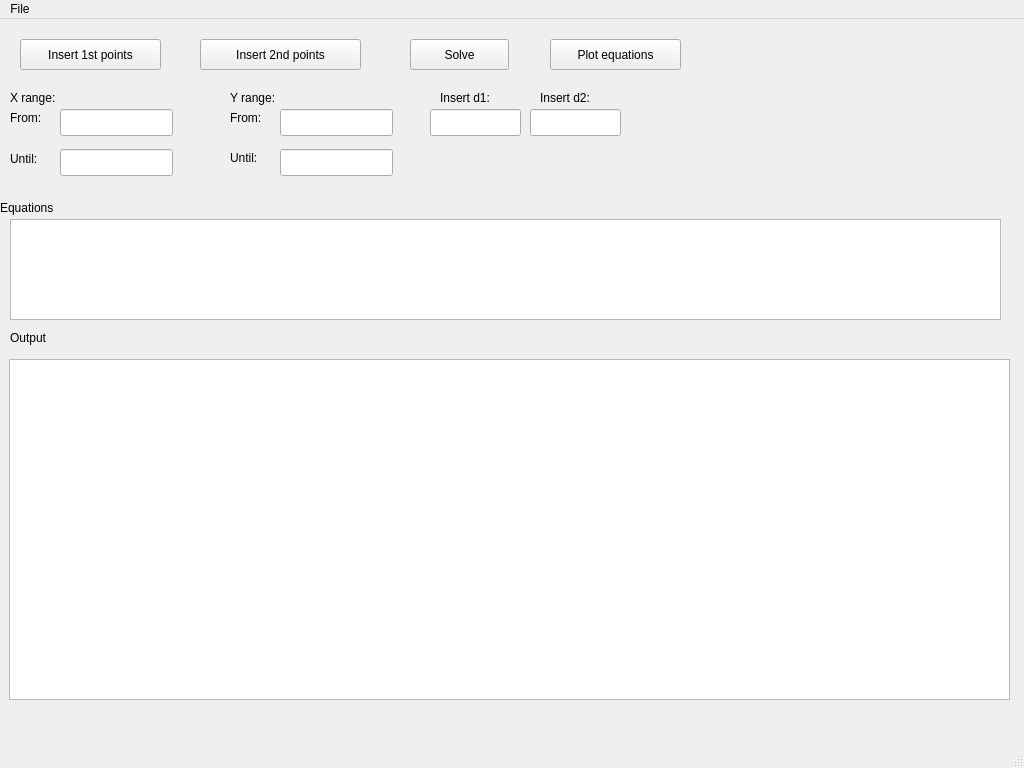
<?xml version="1.0" encoding="UTF-8"?>
<ui version="4.0">
 <class>Visualization</class>
 <widget class="QMainWindow" name="Visualization">
  <property name="geometry">
   <rect>
    <x>0</x>
    <y>0</y>
    <width>1024</width>
    <height>768</height>
   </rect>
  </property>
  <property name="windowTitle">
   <string>Visualization App</string>
  </property>
  <widget class="QWidget" name="centralwidget">
   <widget class="QTextBrowser" name="equationsTxt">
    <property name="geometry">
     <rect>
      <x>10</x>
      <y>200</y>
      <width>991</width>
      <height>101</height>
     </rect>
    </property>
   </widget>
   <widget class="QLabel" name="equationsLbl">
    <property name="geometry">
     <rect>
      <x>0</x>
      <y>180</y>
      <width>71</width>
      <height>17</height>
     </rect>
    </property>
    <property name="text">
     <string>Equations</string>
    </property>
   </widget>
   <widget class="QTextBrowser" name="outputTxt">
    <property name="geometry">
     <rect>
      <x>9</x>
      <y>340</y>
      <width>1001</width>
      <height>341</height>
     </rect>
    </property>
   </widget>
   <widget class="QLabel" name="outputLbl">
    <property name="geometry">
     <rect>
      <x>10</x>
      <y>310</y>
      <width>71</width>
      <height>17</height>
     </rect>
    </property>
    <property name="text">
     <string>Output</string>
    </property>
   </widget>
   <widget class="QPushButton" name="Insert_points">
    <property name="geometry">
     <rect>
      <x>20</x>
      <y>20</y>
      <width>141</width>
      <height>31</height>
     </rect>
    </property>
    <property name="text">
     <string>Insert 1st points</string>
    </property>
   </widget>
   <widget class="QPushButton" name="Solve">
    <property name="geometry">
     <rect>
      <x>410</x>
      <y>20</y>
      <width>99</width>
      <height>31</height>
     </rect>
    </property>
    <property name="text">
     <string>Solve</string>
    </property>
   </widget>
   <widget class="QPushButton" name="Insert_2nd_points">
    <property name="geometry">
     <rect>
      <x>200</x>
      <y>20</y>
      <width>161</width>
      <height>31</height>
     </rect>
    </property>
    <property name="text">
     <string>Insert 2nd points</string>
    </property>
   </widget>
   <widget class="QPushButton" name="Plot_equations">
    <property name="geometry">
     <rect>
      <x>550</x>
      <y>20</y>
      <width>131</width>
      <height>31</height>
     </rect>
    </property>
    <property name="text">
     <string>Plot equations</string>
    </property>
   </widget>
   <widget class="QLabel" name="label">
    <property name="geometry">
     <rect>
      <x>10</x>
      <y>70</y>
      <width>67</width>
      <height>17</height>
     </rect>
    </property>
    <property name="text">
     <string>X range:</string>
    </property>
   </widget>
   <widget class="QLabel" name="label_2">
    <property name="geometry">
     <rect>
      <x>10</x>
      <y>90</y>
      <width>41</width>
      <height>17</height>
     </rect>
    </property>
    <property name="text">
     <string>From:</string>
    </property>
   </widget>
   <widget class="QLabel" name="label_3">
    <property name="geometry">
     <rect>
      <x>10</x>
      <y>130</y>
      <width>41</width>
      <height>20</height>
     </rect>
    </property>
    <property name="text">
     <string>Until:</string>
    </property>
   </widget>
   <widget class="QLabel" name="label_4">
    <property name="geometry">
     <rect>
      <x>230</x>
      <y>70</y>
      <width>67</width>
      <height>17</height>
     </rect>
    </property>
    <property name="text">
     <string>Y range:</string>
    </property>
   </widget>
   <widget class="QLabel" name="label_5">
    <property name="geometry">
     <rect>
      <x>230</x>
      <y>130</y>
      <width>41</width>
      <height>17</height>
     </rect>
    </property>
    <property name="text">
     <string>Until:</string>
    </property>
   </widget>
   <widget class="QLabel" name="label_6">
    <property name="geometry">
     <rect>
      <x>230</x>
      <y>90</y>
      <width>41</width>
      <height>17</height>
     </rect>
    </property>
    <property name="text">
     <string>From:</string>
    </property>
   </widget>
   <widget class="QLabel" name="label_7">
    <property name="geometry">
     <rect>
      <x>440</x>
      <y>70</y>
      <width>71</width>
      <height>17</height>
     </rect>
    </property>
    <property name="text">
     <string>Insert d1:</string>
    </property>
   </widget>
   <widget class="QLabel" name="label_8">
    <property name="geometry">
     <rect>
      <x>540</x>
      <y>70</y>
      <width>71</width>
      <height>17</height>
     </rect>
    </property>
    <property name="text">
     <string>Insert d2:</string>
    </property>
   </widget>
   <widget class="QLineEdit" name="X_range_from">
    <property name="geometry">
     <rect>
      <x>60</x>
      <y>90</y>
      <width>113</width>
      <height>27</height>
     </rect>
    </property>
   </widget>
   <widget class="QLineEdit" name="X_range_until">
    <property name="geometry">
     <rect>
      <x>60</x>
      <y>130</y>
      <width>113</width>
      <height>27</height>
     </rect>
    </property>
   </widget>
   <widget class="QLineEdit" name="Y_range_from">
    <property name="geometry">
     <rect>
      <x>280</x>
      <y>90</y>
      <width>113</width>
      <height>27</height>
     </rect>
    </property>
   </widget>
   <widget class="QLineEdit" name="Y_range_until">
    <property name="geometry">
     <rect>
      <x>280</x>
      <y>130</y>
      <width>113</width>
      <height>27</height>
     </rect>
    </property>
   </widget>
   <widget class="QLineEdit" name="d1">
    <property name="geometry">
     <rect>
      <x>430</x>
      <y>90</y>
      <width>91</width>
      <height>27</height>
     </rect>
    </property>
   </widget>
   <widget class="QLineEdit" name="d2">
    <property name="geometry">
     <rect>
      <x>530</x>
      <y>90</y>
      <width>91</width>
      <height>27</height>
     </rect>
    </property>
   </widget>
  </widget>
  <widget class="QMenuBar" name="menubar">
   <property name="geometry">
    <rect>
     <x>0</x>
     <y>0</y>
     <width>1024</width>
     <height>25</height>
    </rect>
   </property>
   <property name="defaultUp">
    <bool>true</bool>
   </property>
   <property name="nativeMenuBar">
    <bool>false</bool>
   </property>
   <widget class="QMenu" name="menuFile">
    <property name="title">
     <string>File</string>
    </property>
    <addaction name="actionOpen"/>
    <addaction name="actionExit"/>
   </widget>
   <addaction name="menuFile"/>
  </widget>
  <widget class="QStatusBar" name="statusbar"/>
  <action name="actionOpen">
   <property name="text">
    <string>Open</string>
   </property>
   <property name="shortcut">
    <string>Alt+F</string>
   </property>
   <property name="visible">
    <bool>true</bool>
   </property>
  </action>
  <action name="actionExit">
   <property name="text">
    <string>Exit</string>
   </property>
   <property name="shortcut">
    <string>Alt+X</string>
   </property>
  </action>
 </widget>
 <resources/>
 <connections/>
</ui>
